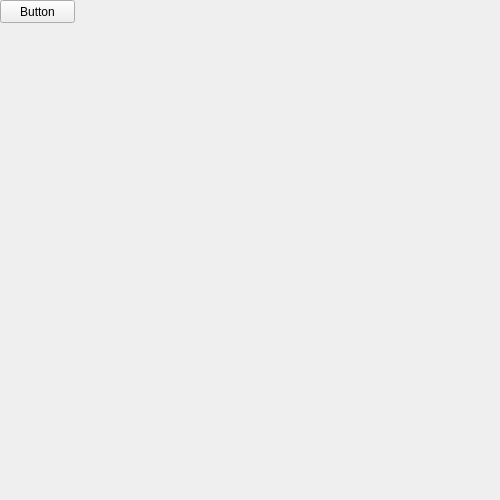
<?xml version="1.0" encoding="UTF-8"?>
<ui version="4.0">
 <class>MainWindow</class>
 <widget class="QMainWindow" name="MainWindow">
  <property name="geometry">
   <rect>
    <x>0</x>
    <y>0</y>
    <width>500</width>
    <height>500</height>
   </rect>
  </property>
  <property name="windowTitle">
   <string>MainWindow</string>
  </property>
  <widget class="QWidget" name="centralwidget">
   <widget class="QPushButton" name="pushButton">
    <property name="geometry">
     <rect>
      <x>0</x>
      <y>0</y>
      <width>75</width>
      <height>23</height>
     </rect>
    </property>
    <property name="text">
     <string>Button</string>
    </property>
   </widget>
  </widget>
 </widget>
 <resources/>
 <connections/>
</ui>
